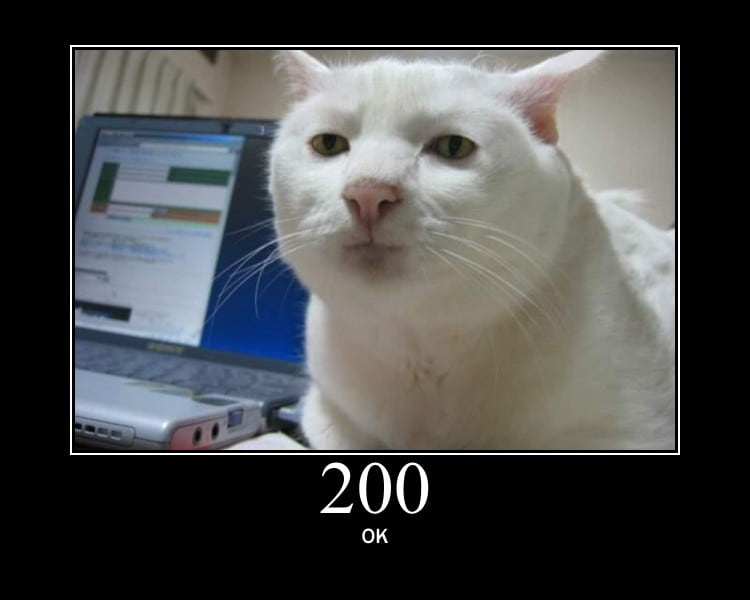
#> input picture 20251004-aula05/200.jpg, 750 x 600 px
$ python prog04.py
#> lines starting #> are read from the running program, lines starting #| are printed output that depends on the picture
from PIL import Image

if __name__ == "__main__":
    imagem = Image.open("200.jpg")
#> imagem is the input picture: PIL image 750x600 RGB; mean R, G, B 72, 73.3, 73.6

    # Obtemos informações sobre a imagem
    print(f"Formato: {imagem.format}.")
#| Formato: JPEG.
    print(f"Tamanho: {imagem.size}.")
#| Tamanho: (750, 600).
    print(f"Modo: {imagem.mode}")
#| Modo: RGB

    # A imagem é aberta no visualizador padrão do sistema
    # imagem.show()

    # Redimensionar a imagem
    imagem_redimensionada = imagem.resize((1600, 900,))
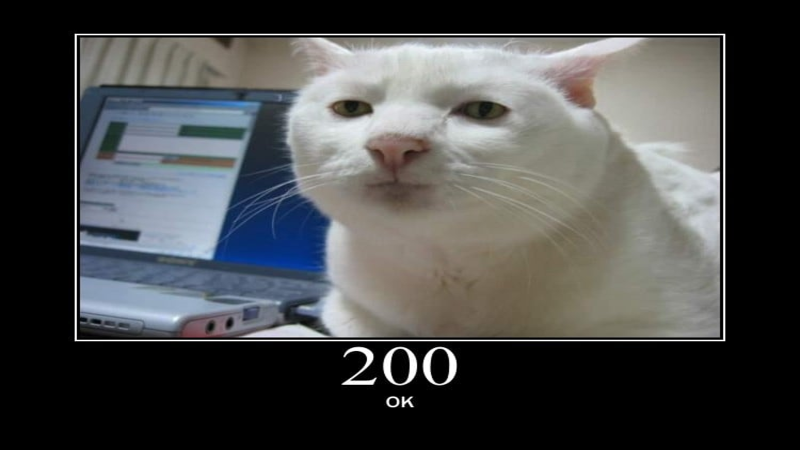
#> imagem_redimensionada: PIL image 1600x900 RGB (shown at 1/2 size); mean R, G, B 72, 73.3, 73.6

    # Salvando a imagem redimensionada com um novo formato
    imagem_redimensionada.save(
        "200_redimensionado.bmp",
        format="bmp",
        compression=2
    )

    # Rotacionando a imagem
    imagem_rotacionada = imagem.rotate(45)
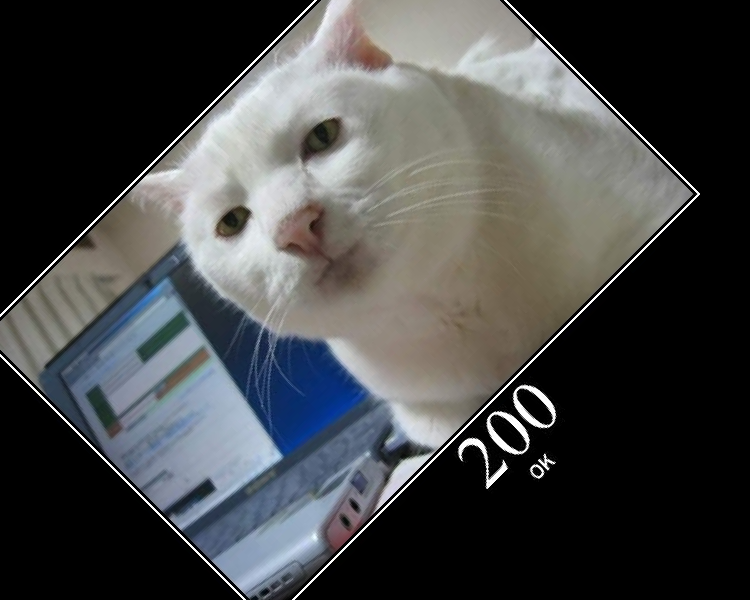
#> imagem_rotacionada: PIL image 750x600 RGB; mean R, G, B 69.2, 70.5, 71
    imagem_rotacionada.save("200_rotacionado.jpg", format="jpeg")

$ run again, with 20251004-aula05/429.jpg copied over 20251004-aula05/200.jpg
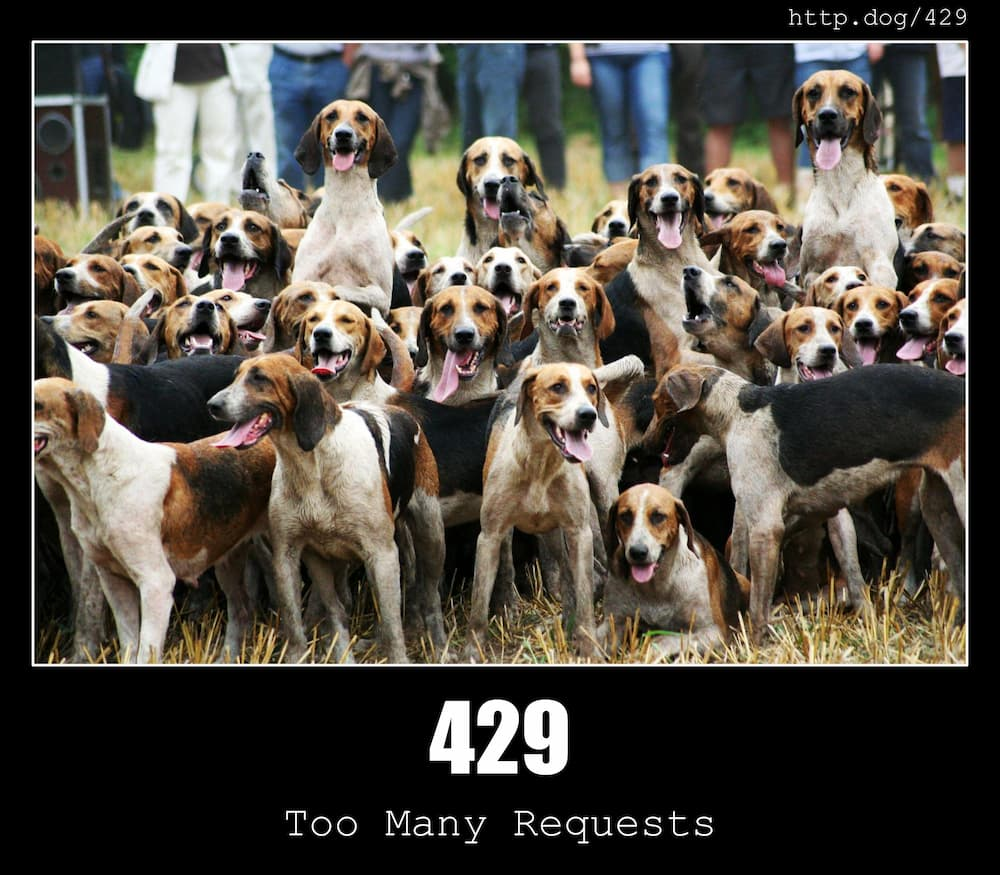
#> input picture 20251004-aula05/429.jpg, 1000 x 875 px
#> imagem is the input picture: PIL image 1000x875 RGB; mean R, G, B 79.5, 74, 65.5
#| Formato: JPEG.
#| Tamanho: (1000, 875).
#| Modo: RGB
#> `imagem_redimensionada = imagem.resize((1600, 900,))`:
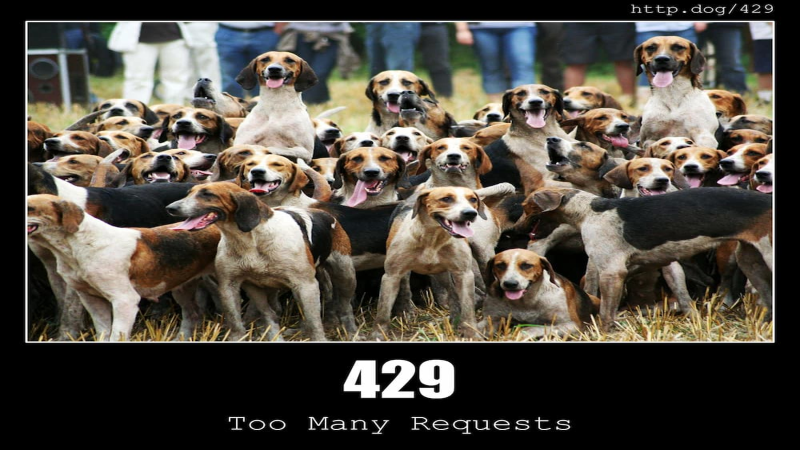
#> imagem_redimensionada: PIL image 1600x900 RGB (shown at 1/2 size); mean R, G, B 79.5, 74, 65.5
#> `imagem_rotacionada = imagem.rotate(45)`:
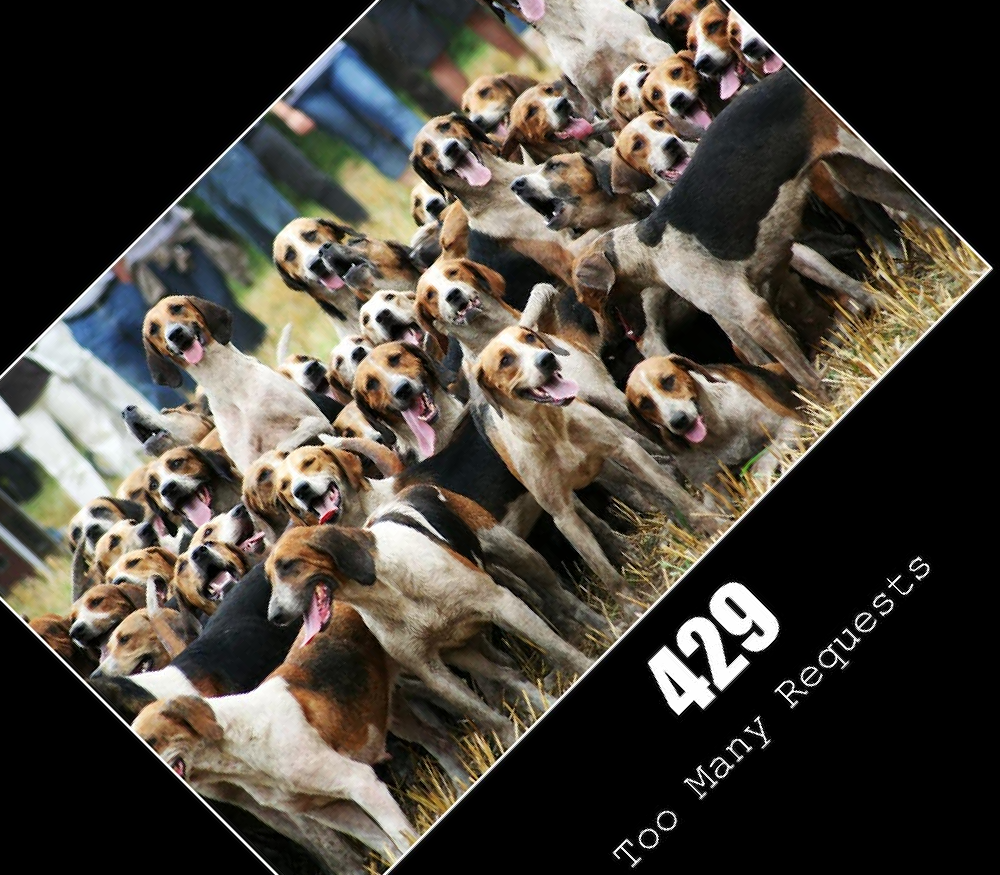
#> imagem_rotacionada: PIL image 1000x875 RGB; mean R, G, B 74.2, 68.6, 60.4
